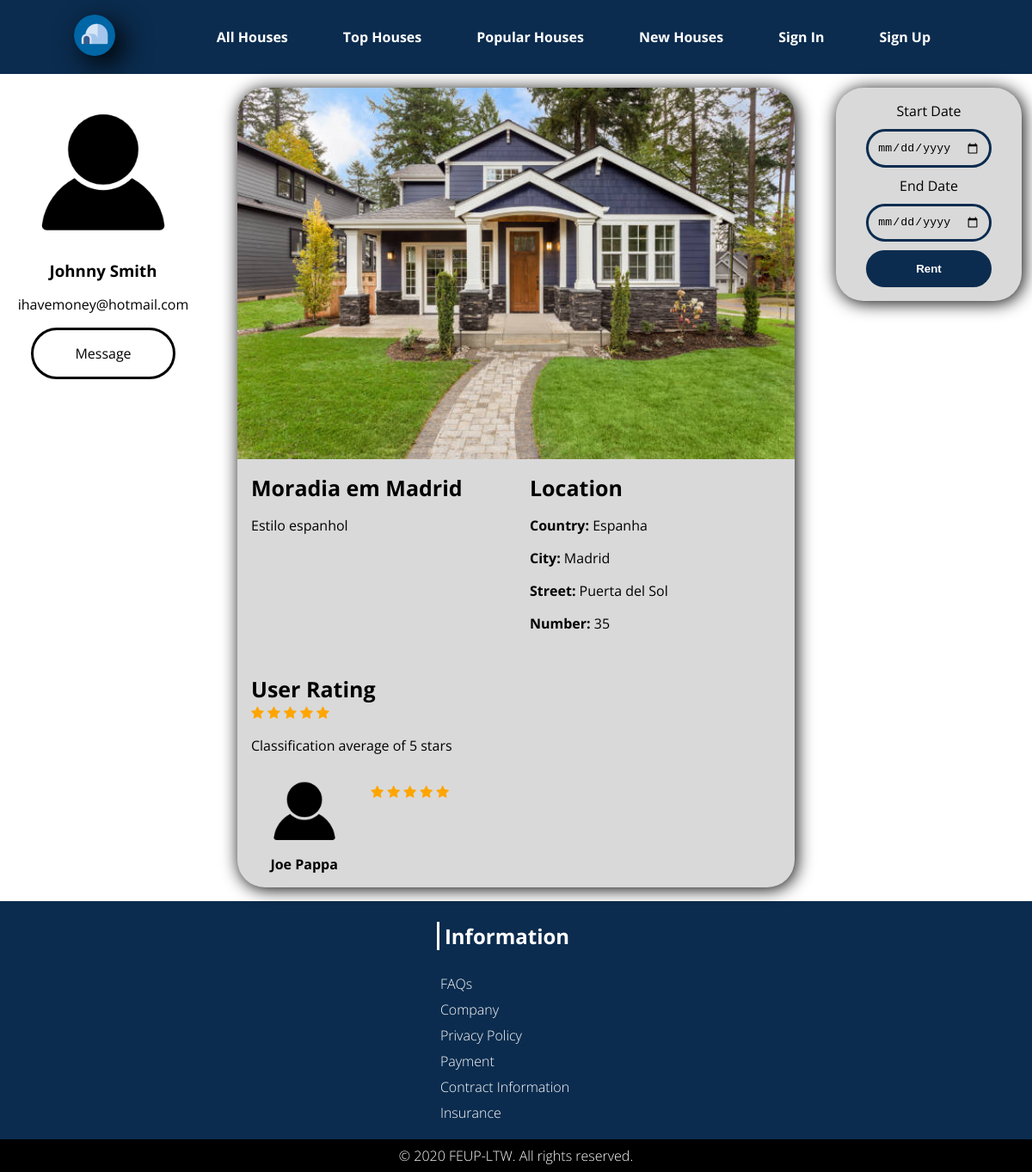
The app's page /pages/house_detail_page.php?idPlace=3 with its own data.
### tables this page shows
CREATE TABLE USER(
    id INTEGER PRIMARY KEY,
    picture TEXT default '/assets/images/empty_user.jpg' NOT NULL,
	username TEXT NOT NULL UNIQUE,
    name TEXT NOT NULL,
	email TEXT NOT NULL UNIQUE,
    phonenumber INTEGER,
    password TEXT NOT NULL,
	CONSTRAINT CHK_USER CHECK (length(username)>=6 AND length(username)<=20));

CREATE TABLE PLACE(
    idPlace INTEGER PRIMARY KEY,
    name TEXT NOT NULL,
    price INTEGER NOT NULL,
    street TEXT NOT NULL,
    number INTEGER NOT NULL,
    city TEXT NOT NULL,
    country TEXT NOT NULL,
    description TEXT NOT NULL,
    classification INTEGER default 0,
    picture TEXT default '/assets/images/stock-house.jpg' NOT NULL,
	idUser INTEGER NOT NULL REFERENCES USER ON DELETE CASCADE ON UPDATE CASCADE,
    CONSTRAINT CHK_PLACE CHECK (price>=0),
    UNIQUE(street,number,city,country));

### database/db_house.php (called while the page is built, shortened)
<?php
$dir = $_SERVER['DOCUMENT_ROOT'];
include_once("$dir/database/connection.php");
function getHouse($idHouse)
{
    global $dbh;
    $stmt = $dbh->prepare('select * from PLACE WHERE idPlace = ?;');
    $stmt->execute(array($idHouse));
    $result = $stmt->fetch();
    return $result;
}
function getReviews($idPlace){
    global $dbh;
    $stmt = $dbh->prepare('select REVIEW.* from REVIEW,RESERVATION WHERE RESERVATION.idPlace = ? AND RESERVATION.idReservation=REVIEW.idReservation;');
    $stmt->execute(array($idPlace));
    $result = $stmt->fetchAll();
    return $result;
}
function getReservation($idReservation){
    global $dbh;
    $stmt = $dbh->prepare('select * from RESERVATION WHERE idReservation = ? ;');
    $stmt->execute(array($idReservation));
    $result = $stmt->fetch();
    return $result;
}
?>

### database/db_user.php (called while the page is built, shortened)
<?php
$dir = $_SERVER['DOCUMENT_ROOT'];
include_once("$dir/database/connection.php");
function getUserInfo($userId)
{
    global $dbh;
    $stmt = $dbh->prepare('select * from user where id = ?');
    $stmt->execute(array($userId));
    $result = $stmt->fetch();
    if ($result == false) {
        return 0;
    } else return $result;
}
?>

### templates/house.php (the view, shortened to what this page needs)
<?php
$dir = $_SERVER['DOCUMENT_ROOT'];
include_once("$dir/database/db_house.php");
include_once("$dir/database/db_user.php");
?>
<?php function draw_house_rent_area($houseId)
{
  ?>
  <section id="house-rent-container">
    <?php
      $houseInfo = getHouse($houseId);
      $userInfo = getUserInfo($houseInfo['idUser']);
      ?>
    <div class="profile-card">
      <div class="profile-card-photo rounded-photo-container">
        <img src="<?= $userInfo['picture'] ?>" alt="User Image" />
      </div>
      <h3><?= $userInfo['name'] ?></h3>
      <div class="profile-card-contacts">
        <h4><?= $userInfo['email'] ?></h4>
        <a class="black-rounded-button" href="#">Message</a>
      </div>
    </div>
    <div class="house-detail-card">
      <img src="<?= $houseInfo['picture'] ?>" alt="House image" />
      <div>
        <h3> <?= $houseInfo['name'] ?> </h3>
        <p> <?= $houseInfo['description'] ?> </p>
      </div>
      <div>
        <h3>Location</h3>
        <p><strong>Country: </strong><?= $houseInfo['country'] ?></p>
        <p><strong>City: </strong><?= $houseInfo['city'] ?></p>
        <p><strong>Street: </strong><?= $houseInfo['street'] ?></p>
        <p><strong>Number: </strong><?= $houseInfo['number'] ?></p>
      </div>
      <div class="house-rating-container">
        <h3>User Rating</h3>
        <?php
          for ($t = 0; $t < round($houseInfo['classification'], 0); $t++) {
            ?>
          <span class="fa fa-star checked"></span>
        <?php } ?>
        <p>Classification average of <?= $houseInfo['classification'] ?> stars</p>
        <div class="house-review-container">
          <?php
          $reviews=getReviews($houseId);
          if ($reviews!=false){
            for ($t = 0; $t < count($reviews); $t++) {
              $reservation=getReservation($reviews[$t]['idReservation']);
              $user=getUserInfo($reservation['idTourist']);
              ?>
            <div class="house-review">
              <section class="profile-card">
                <div class="house-review-photo rounded-photo-container">
                  <img src="..<?= $user['picture'] ?>" alt="House image<?=count($reviews)?>" />
                </div>
                <h4><strong><?=$user['name']?></strong></h4>
              </section>
               <p><?php for ($i=0; $i <$reviews[$t]['classification']; $i++){ ?>
                <span class="fa fa-star checked"></span>
              <?php } ?><?php for ($i=0;$i < 5-$reviews[$t]['classification']; $i++){ ?>
              <span class="fa fa-star"></span><?php } ?>
              <br><?=$reviews[$t]['comment']?></p>
            </div>
          <?php }
          } ?>
        </div>
      </div>
    </div>
    <div class="rent-house-card">
      <form action="../actions/action_rent.php" method="POST">
        <label>Start Date</label>
        <input class="input-form" type="date" name="first-date" required="required" min=<?php echo date("Y-m-d")?>>
        <label>End Date</label>
        <input class="input-form" type="date" name="last-date" required="required" min=<?php echo date("Y-m-d")?>>
        <input class="blue-filled-rounded-button" type="submit" value="Rent">
      </form>
  </section>
<?php } ?>

### css/style.css (style rules this page uses)
body { --main-blue-color: #0b2c4f; --grey-color: #d9d9d9; --focus-blue-color: #0066a6; --background-color: #FFF; --font: 'Open Sans', sans-serif; font-family: var(--font); margin: 0em; background-color: var(--background-color); }
a { text-decoration: none; }
.rounded-photo-container { overflow: hidden; border-radius: 50%; display: flex; justify-content: center; }
.rounded-photo-container > img { width: auto; height: 100%; }
.black-rounded-button { background-color: transparent; color: black; font-weight: normal; margin: 1em; text-align: center; padding: 1em; border-radius: 5em; border: 3px solid black; }
.blue-filled-rounded-button { background-color: var(--main-blue-color); border: 3px solid var(--main-blue-color); color: white; font-weight: bolder; text-align: center; border-radius: 5em; padding: 0.8em; }
.input-form { background: transparent; border: 3px solid var(--main-blue-color); padding: 0.8em; border-radius: 5em; }
.house-card-text > h2, h3, h4 { margin: 0em; }
.house-card-text > h3, h4 { font-weight: normal; }
.profile-card { justify-content: center; align-items: center; text-align: center; }
.profile-card-photo { width: 200px; height: 200px; }
#house-rent-container { align-items: start; justify-content: center; justify-items: center; display: grid; margin: 1em auto; max-width: 80em; width: 100%; grid-template-columns: [start] 20% [line1] 60% [line3] 20% [end]; }
.rent-house-card { width: 90%; background: var(--grey-color); display: grid; border-radius: 2em; box-shadow: 2px 2px 20px black; overflow: hidden; padding: 1em 0em; }
.rent-house-card > form { justify-content: center; text-align: center; align-items: center; display: grid; row-gap: 10px; }
.profile-card-contacts { display: grid; margin: 1em 0em; }
.house-detail-card { width: 90%; background: var(--grey-color); display: grid; border-radius: 2em; box-shadow: 2px 2px 20px black; overflow: hidden; grid-template-columns: [start] 50% [line1] 50% [end]; grid-template-rows: [start] auto [line1] auto [end]; }
.house-detail-card > img { width: 100%; align-self: start; grid-column: start/end; grid-row: start/1; }
.house-detail-card > div { margin: 1em; }
.house-rating-container { grid-column: start/end; }
.house-review-container { grid-column: start/end; }
.house-review { display: grid; grid-template-columns: [start] 20% [line2] 80% [end]; column-gap: 1em; }
.house-review-photo { width: 100px; height: 100px; margin: 0em auto; justify-self: center; grid-column: start/2; }
.house-detail-card h3 { font-size: 25px; margin-right: 25px; }
.fa { font-size: 25px; }
.checked { color: orange; }

### records on screen
user: picture (picture), name "Johnny Smith", email "ihavemoney@hotmail.com"
place: picture (picture), name "Moradia em Madrid", description "Estilo espanhol", country "Espanha", city "Madrid", street "Puerta del Sol", number "35", classification "5"
user: picture (picture), name "Joe Pappa"
